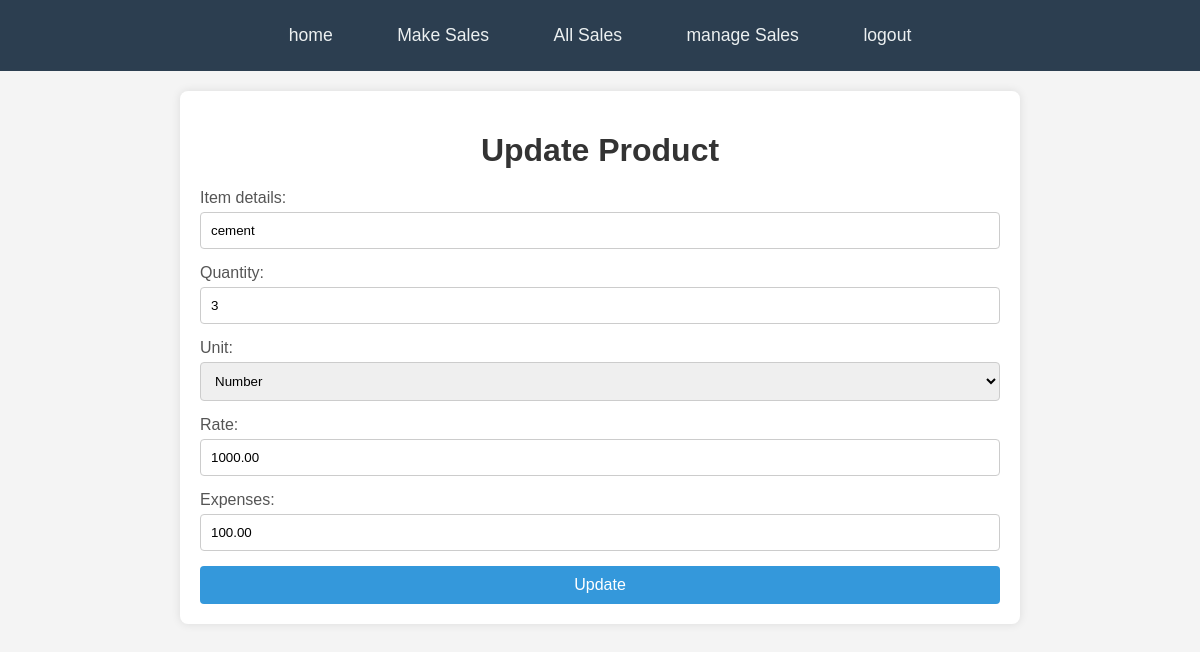
/updateProducts/58 (signed in), run on the app's committed database.
### myapp/models.py (models this page shows, shortened)
class Products(models.Model):
    ITEM_UNIT = [
        ('number', 'Number'),
        ('litre', 'Litre'),
        ('mm', 'Millimeter (mm)'),
        ('cm', 'Centimeter (cm)'),
        ('in', 'Inch (in)'),
        ('ft', 'Foot (ft)'),
        ('mm2', 'Square Millimeter (mm²)'),
        ('cm2', 'Square Centimeter (cm²)'),
        ('m2', 'Square Meter (m²)'),
        ('ft2', 'Square Foot (ft²)'),
    ]
    item_details = models.CharField(
        max_length=200,
        help_text="name or description of the product",
        null=True
    )
    quantity = models.PositiveIntegerField(
        validators=[MinValueValidator(1)],
        help_text="quantity of the product"
    )
    unit = models.CharField(
        max_length=20,
        choices=ITEM_UNIT,
        help_text="unit of measurement"
    )
    rate = models.DecimalField(
        max_digits=10,
        decimal_places=2,
        default=0,
        help_text="rate for each"
    )
    expenses = models.DecimalField(
        max_digits=10,
        decimal_places=2,
        default=0,
        validators=[MinValueValidator(0)],
        help_text="amount used"
    )
    balance = models.DecimalField(
        max_digits=10,
        decimal_places=2,
        default=0,
        help_text="previous balance"
    )
    def amount(self):
        self.amount = self.rate * self.quantity
        return self.amount

### myapp/views.py (the view)
# urls.py: path("updateProducts/<int:id>",views.update_products,name="updateProducts"),
@login_required
@never_cache
def update_products(request, id):
    product = get_object_or_404(Products, id=id)
    if request.method == "POST":
        form = ProductsForm(request.POST, instance=product)
        if form.is_valid():
            newupdate = form.save()
            calculateAmount = newupdate.quantity * newupdate.rate
            lastdata = Products.objects.filter(id__lt=newupdate.id).order_by('-id').first()
            if lastdata:
                newupdate.balance = lastdata.balance + calculateAmount - newupdate.expenses
            else:
                newupdate.balance = calculateAmount - newupdate.expenses
            newupdate.save()
            products = Products.objects.filter(id__gt=newupdate.id).order_by("id")
            previous_balance = newupdate.balance
            for prod in products:
                prod.balance = previous_balance + prod.quantity * prod.rate - prod.expenses
                prod.save()
                previous_balance = prod.balance
            return redirect("viewProducts")
    else:
        form = ProductsForm(instance=product)
    return render(request, "updateProduct.html", {"product": form})

### myapp/forms.py
class ProductsForm(forms.ModelForm):
    class Meta:
        model = Products
        fields = ['item_details','quantity','unit','rate','expenses']

### myapp/templates/updateProduct.html (shortened to what this page needs)
{% load static %}
<!DOCTYPE html>
<html lang="en">
<head>
    <link rel="stylesheet" href="{% static 'css/update.css' %}">
</head>
<body>
    {% include "navigation.html" %}
    <div class="container">
        <h1>Update Product</h1>
        <form action="" method="post">
            {% for field in product %}
                <div class="form-group">
                    {{ field.label_tag }}
                    {{ field }}
                </div>
            {% endfor %}
            <button type="submit">Update</button>
        </form>
    </div>
</body>
</html>

### myapp/static/css/update.css (style rules this page uses)
body { font-family: Arial, sans-serif; margin: 0; padding: 0; background-color: #f4f4f4; color: #333; }
.container { background-color: #fff; padding: 20px; margin: 20px auto; border-radius: 8px; box-shadow: 0 0 10px rgba(0, 0, 0, 0.1); max-width: 800px; width: 90%; }
h1 { color: #333; text-align: center; margin-bottom: 20px; }
.form-group { margin-bottom: 15px; }
.form-group label { display: block; margin-bottom: 5px; color: #555; }
.form-group input, .form-group select, .form-group textarea { width: 100%; padding: 10px; border: 1px solid #ccc; border-radius: 4px; box-sizing: border-box; }
button { background-color: #3498db; color: #fff; border: none; padding: 10px 20px; border-radius: 4px; cursor: pointer; font-size: 16px; width: 100%; }

### data on the page
Products: product "cement" "3" "Number" "1000.00" "100.00"

### other printed values
{{ field.label_tag }} "Item details:" "Quantity:" "Unit:" "Rate:" "Expenses:"
